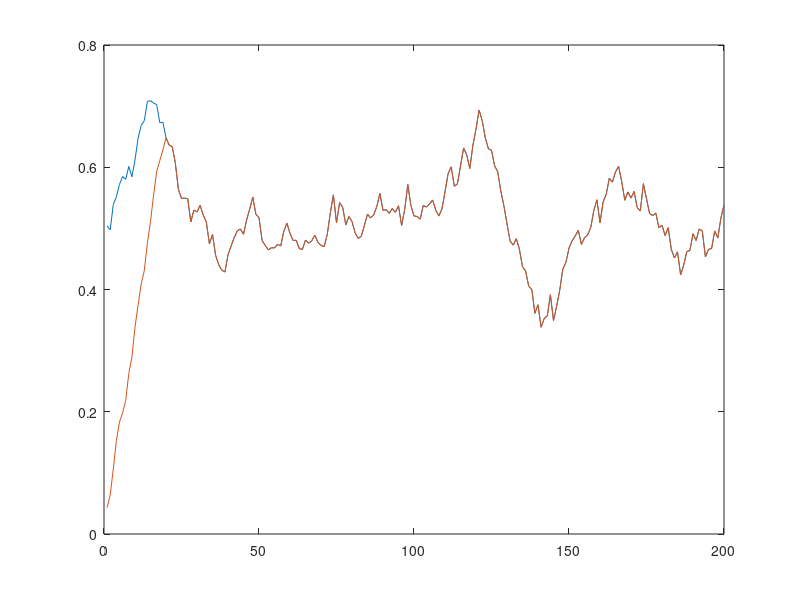

Write the MATLAB code that produced this figure.
x=rand(1,8192);
h=0.05*[ones(1,20),zeros(1,8192-20)];
tic;
a=fft(x);
b=fft(h);
c=a.*b;
y1=ifft(c);
toc();
tic;
y2=conv(x,h);
toc();
plot((1:200),real(y1(1:200)),(1:200),y2(1:200));

